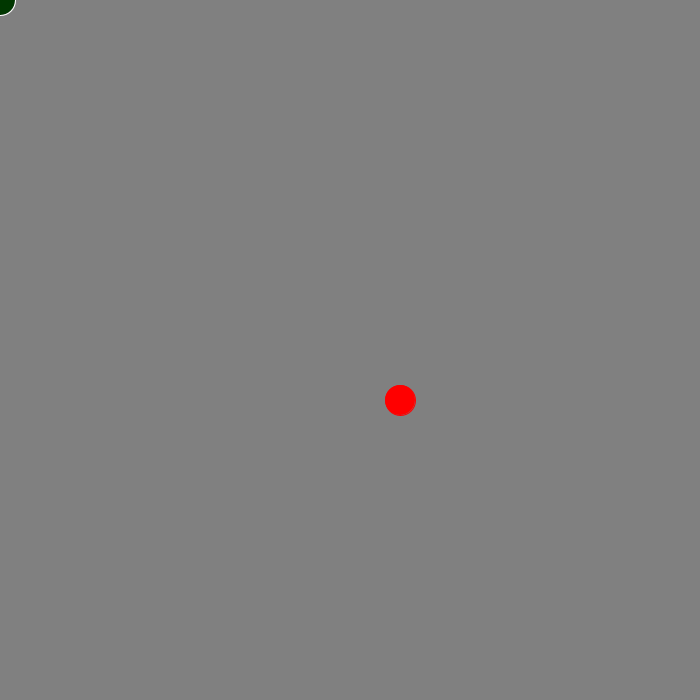
Frame 1 (no input)
Frame 60 (the mouse pressed at the canvas centre just before this capture): identical to frame 1, image omitted
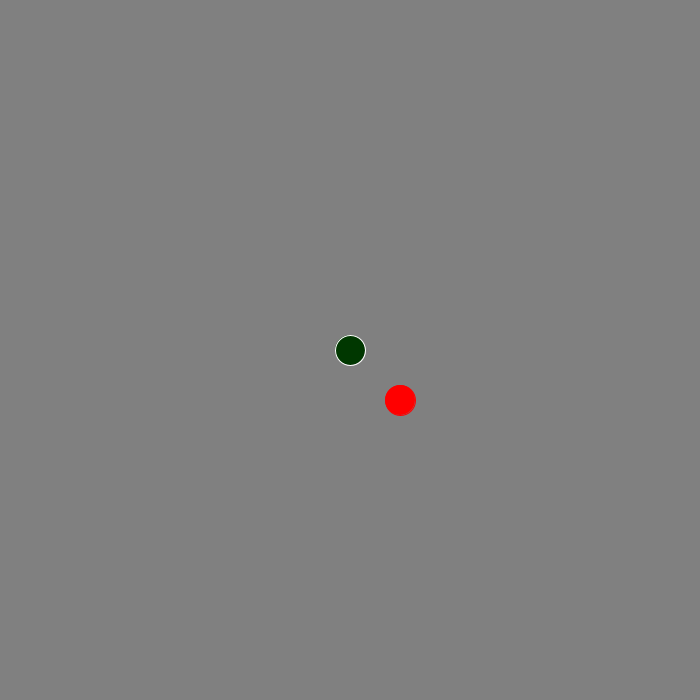
Frame 120 (the mouse held since frame 60 and released just before this capture)

The Processing sketch that drew these frames (run headless with seeded random() and noise(); from frame 60 on, the mouse is pressed at the canvas centre):

// Processing sketch: LAB
// ── LAB.pde
void setup() {
  size(700, 700); // Just the size of the canvas
  //fullScreen(); // Just fullscreen
  background(0, 0, 0); // background R G B
  //background(0); // Grayscale
  
  // This only draws a circle in 0,0 because setup is called only once
  //stroke(255,0, 0);
  //fill(255, 0, 0);
  //ellipse(mouseX, mouseY, 30, 30);
}

// Draw 30 frames per second
void draw() {
  background(128); // Just resets background
  // Draws 30 circles per second at the current mouse position. 
  stroke(255,255, 255); // Borders, outline of the shape 
  fill(0, 55, 0); // Filling
  // STROKE AND FILL INFO REMAIN UNTIL THEY ARE RESET AGAIN
  ellipse(mouseX, mouseY, 30, 30);
  // also point, line, rect, ellipse, arc, curve (see the reference)
  // for custom curves use vertex (see curve)
  
  // Fixed ellipse
  stroke(255,0, 0);
  fill(255, 0, 0);
  ellipse(400, 400, 30, 30);
  
  // NB LAYERS what you display first remains in the back
  
}
